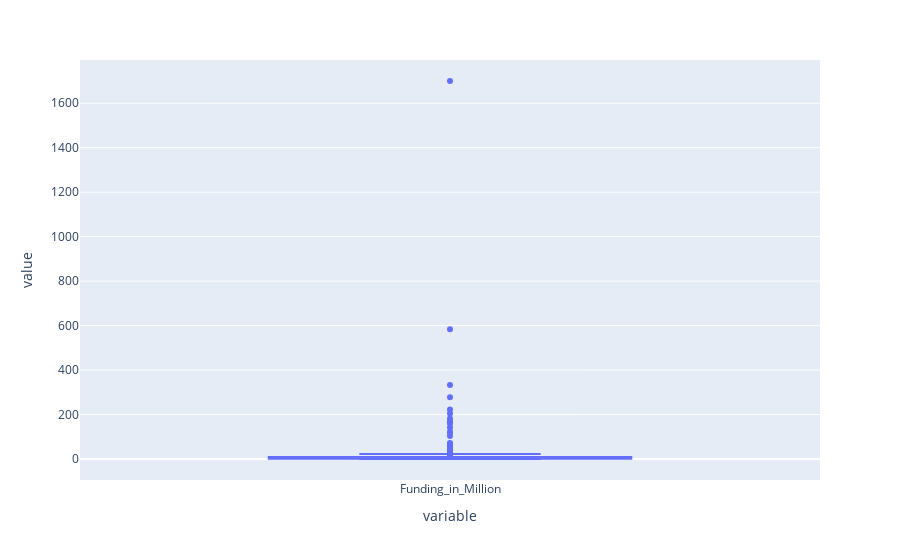

Source (notebook cell):
### Code cell
import plotly.express as px
fig = px.box(df1['Funding_in_Million'])
fig.show()

### Figure 1 — Plotly figure (JSON) as saved in the notebook; plotly's stock layout.template omitted (floating-point values rounded to 4 significant figures; data arrays with more than 128 entries replaced by an {"elided": "..."} marker saying what was removed)
{"data": [{"alignmentgroup": "True", "hovertemplate": "variable=%{x}<br>value=%{y}<extra></extra>", "legendgroup": "", "marker": {"color": "#636efa"}, "name": "", "notched": false, "offsetgroup": "", "orientation": "v", "showlegend": false, "type": "box", "x": {"elided": "446 str values"}, "x0": " ", "xaxis": "x", "y": {"elided": "446 float values"}, "y0": " ", "yaxis": "y"}], "layout": {"boxmode": "group", "legend": {"tracegroupgap": 0}, "margin": {"t": 60}, "xaxis": {"anchor": "y", "domain": [0, 1], "title": {"text": "variable"}}, "yaxis": {"anchor": "x", "domain": [0, 1], "title": {"text": "value"}}}}
